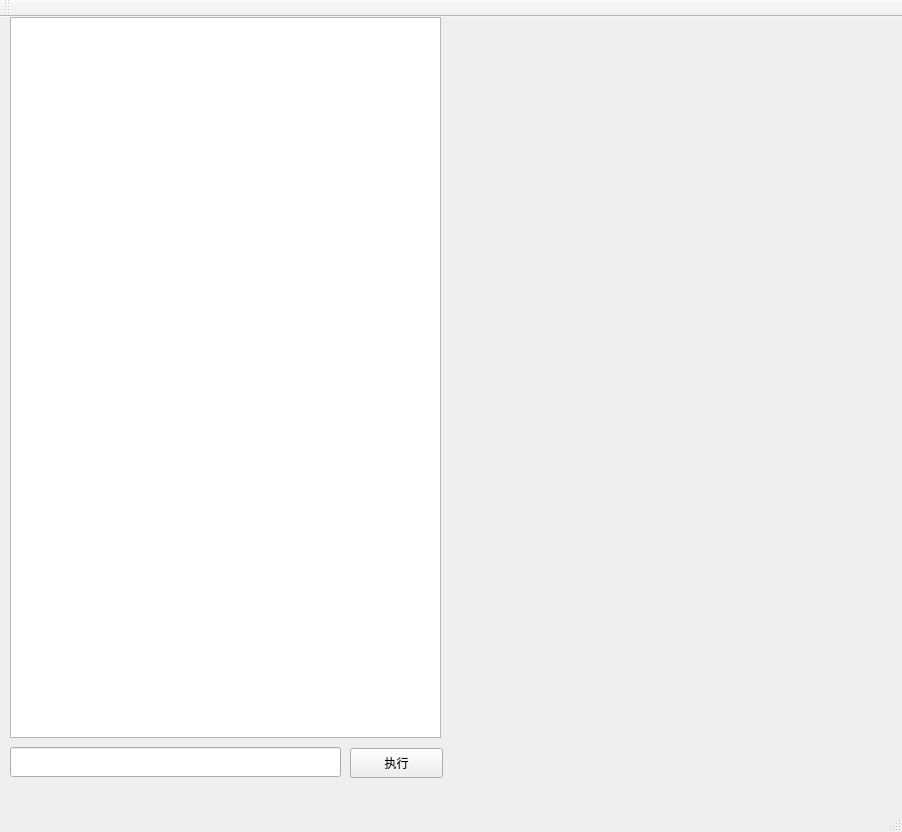
<?xml version="1.0" encoding="UTF-8"?>
<ui version="4.0">
 <class>JTJToolClass</class>
 <widget class="QMainWindow" name="JTJToolClass">
  <property name="geometry">
   <rect>
    <x>0</x>
    <y>0</y>
    <width>902</width>
    <height>832</height>
   </rect>
  </property>
  <property name="windowTitle">
   <string>JTJTool</string>
  </property>
  <widget class="QWidget" name="centralWidget">
   <widget class="QPushButton" name="RunBtn">
    <property name="geometry">
     <rect>
      <x>350</x>
      <y>731</y>
      <width>93</width>
      <height>30</height>
     </rect>
    </property>
    <property name="text">
     <string>执行</string>
    </property>
   </widget>
   <widget class="QLineEdit" name="CmdEdt">
    <property name="geometry">
     <rect>
      <x>10</x>
      <y>730</y>
      <width>331</width>
      <height>30</height>
     </rect>
    </property>
   </widget>
   <widget class="QTextBrowser" name="TextB">
    <property name="geometry">
     <rect>
      <x>10</x>
      <y>0</y>
      <width>431</width>
      <height>721</height>
     </rect>
    </property>
   </widget>
   <widget class="QLabel" name="ShowImg">
    <property name="geometry">
     <rect>
      <x>470</x>
      <y>0</y>
      <width>421</width>
      <height>751</height>
     </rect>
    </property>
    <property name="text">
     <string/>
    </property>
   </widget>
  </widget>
  <widget class="QMenuBar" name="menuBar">
   <property name="geometry">
    <rect>
     <x>0</x>
     <y>0</y>
     <width>902</width>
     <height>26</height>
    </rect>
   </property>
  </widget>
  <widget class="QToolBar" name="mainToolBar">
   <attribute name="toolBarArea">
    <enum>TopToolBarArea</enum>
   </attribute>
   <attribute name="toolBarBreak">
    <bool>false</bool>
   </attribute>
  </widget>
  <widget class="QStatusBar" name="statusBar"/>
 </widget>
 <layoutdefault spacing="6" margin="11"/>
 <resources>
  <include location="jtjtool.qrc"/>
 </resources>
 <connections/>
</ui>
